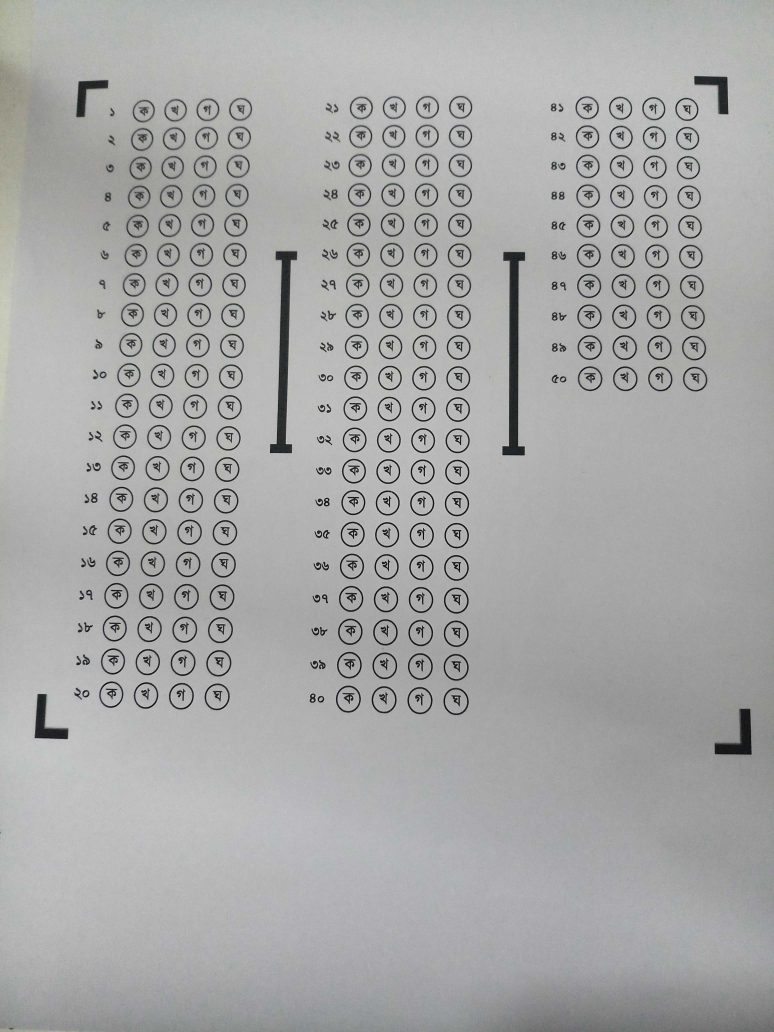
#> input picture resources/omr-imgs/m-2.jpg, 3096 x 4128 px (shown at 1/4 size)
$ python omr_region_crop.py   (older library calls are emulated)
#> lines starting #> are read from the running program, lines starting #| are printed output that depends on the picture; after the words box and inside, x2 and y2 are one past the last pixel; in counts of white or black regions, pixels touching at a corner belong together
### src/omr_ana/omr.py
import argparse
import cv2
import math
import numpy as np

DETECT_CORNER_POINT = 1
DETECT_INNER_BOX = 2

CORNER_FEATS = (
    0.322965313273202,
    0.19188334690998524,
    1.1514327482234812,
    0.998754685666376,
)

CORNER_FEATS_MINE = (
    0.6369426751592356,
    0.43383947939262474,
    1.1091556449705795,
    0.9675487306284019,
    24.057142857142857,
    21.25,
    1.25,
)

BOX_SEPERATION_FEATURE = (
    0.562893900723996,
    0.5332050522991908,
    1.0201561929985838,
    1.0070849282278802,
    3.2564935064935066,
    29.41176470588235,
    9.058823529411764
)

TRANSF_SIZE = 1024


def get_convex_hull(contour):
    return cv2.convexHull(contour)


def get_contour_area_by_hull_area(contour):
    return (cv2.contourArea(contour) /
            cv2.contourArea(get_convex_hull(contour)))


def get_contour_area_by_bounding_box_area(contour):
    return (cv2.contourArea(contour) /
            cv2.contourArea(get_bounding_rect(contour)))


def get_contour_perim_by_hull_perim(contour):
    return (cv2.arcLength(contour, True) /
            cv2.arcLength(get_convex_hull(contour), True))


def get_contour_perim_by_bounding_box_perim(contour):
    return (cv2.arcLength(contour, True) /
            cv2.arcLength(get_bounding_rect(contour), True))


def get_full_height_by_contour_height(contour, full_height):
    (x, y, w, h) = cv2.boundingRect(contour)
    return full_height / float(h)


def get_full_width_by_contour_width(contour, full_width):
    (x, y, w, h) = cv2.boundingRect(contour)
    return full_width / float(w)


def get_bounding_rect_aspect_ratio(contour):
    (x, y, w, h) = cv2.boundingRect(contour)
    return h / float(w)


def get_features_for_box_separation(contour, img):
    (x, y, w, h) = cv2.boundingRect(contour)
    full_width = img.shape[1]
    full_height = img.shape[0]

    try:
        return (
            get_contour_area_by_hull_area(contour),
            get_contour_area_by_bounding_box_area(contour),
            get_contour_perim_by_hull_perim(contour),
            get_contour_perim_by_bounding_box_perim(contour),
            full_height / float(h),
            full_width / float(w),
            h / float(w)
        )
    except ZeroDivisionError:
        return 7 * [np.inf]


# [10 lines left out: function get_features, not called in this run]


def get_bounding_rect(contour):
    rect = cv2.minAreaRect(contour)
    box = cv2.boxPoints(rect)
    return np.int0(box)


def get_top_left_corner(contour):
    (x, y, w, h) = cv2.boundingRect(contour)
    return x, y


# [4 lines left out: function features_distance, not called in this run]


def features_distance_for_box(f1, f2):
    f1 = np.array(f1)
    f2 = np.array(f2)
    return np.linalg.norm(f1 - f2)


# Default mutable arguments should be harmless here
def draw_point(point, img, radius=5, color=(0, 0, 255)):
    cv2.circle(img, tuple(point), radius, color, -1)


# [5 lines left out: function get_centroid, not called in this run]


def normalize(im):
    return cv2.normalize(im, np.zeros(im.shape), 0, 255, norm_type=cv2.NORM_MINMAX)


def get_approx_contour(contour, tol=.01):
    """Get rid of 'useless' points in the contour"""
    epsilon = tol * cv2.arcLength(contour, True)
    return cv2.approxPolyDP(contour, epsilon, True)


def get_contours(image_gray):
    im2, contours, hierarchy = cv2.findContours(
        image_gray, cv2.RETR_TREE, cv2.CHAIN_APPROX_SIMPLE)

    return [get_approx_contour(cnt) for cnt in contours]
    # return map(get_approx_contour, contours)


def get_corners(contours, img):
    return sorted(
        contours,
        key=lambda c: features_distance_for_box(CORNER_FEATS_MINE, get_features_for_box_separation(c, img)))[:4]


# [23 lines left out: functions get_separator_boxes, order_points, get_outmost_points_old, not called in this run]


def get_convex_hull_points(contours):
    all_points = np.concatenate(contours)
    hull_points = cv2.convexHull(all_points, False)
    npHull3d = np.array(hull_points)
    return npHull3d


def get_outmost_points(hull_points):

    npHull2d = hull_points[:, 0]
    print("npHull2d: ", npHull2d.shape)
    if npHull2d.shape[0] <= 3:
         return None

    # sort according to y coord
    npHull2dSorted = npHull2d[npHull2d[:, 1].argsort()]

    # separating top and bottom points
    npHullTop4 = npHull2dSorted[:4, :]
    npHull2dSortedRev = npHull2dSorted[::-1, :]
    npHullBottom4 = npHull2dSortedRev[:4, :]
    # sort top and bottom most points according to x coord
    npHullTop4 = npHullTop4[npHullTop4[:, 0].argsort()]
    npHullBottom4 = npHullBottom4[npHullBottom4[:, 0].argsort()]

    # extracting 4 corner points
    top_left = npHullTop4[0]
    top_right = npHullTop4[3]
    bottom_left = npHullBottom4[0]
    bottom_right = npHullBottom4[3]

    return np.array([top_left, top_right, bottom_right, bottom_left], dtype="float32")


# [18 lines left out: function perspective_transform, not called in this run]


# image : grayscale image
# pts : 4 points arranged clockwisely
def four_point_transform(image, src):
    # obtain a consistent order of the points and unpack them
    # individually

    (tl, tr, br, bl) = src

    # compute the width of the new image, which will be the
    # maximum distance between bottom-right and bottom-left
    # x-coordiates or the top-right and top-left x-coordinates
    widthA = np.sqrt(((br[0] - bl[0]) ** 2) + ((br[1] - bl[1]) ** 2))
    widthB = np.sqrt(((tr[0] - tl[0]) ** 2) + ((tr[1] - tl[1]) ** 2))
    maxWidth = max(int(widthA), int(widthB))

    # compute the height of the new image, which will be the
    # maximum distance between the top-right and bottom-right
    # y-coordinates or the top-left and bottom-left y-coordinates
    heightA = np.sqrt(((tr[0] - br[0]) ** 2) + ((tr[1] - br[1]) ** 2))
    heightB = np.sqrt(((tl[0] - bl[0]) ** 2) + ((tl[1] - bl[1]) ** 2))
    maxHeight = max(int(heightA), int(heightB))

    # now that we have the dimensions of the new image, construct
    # the set of destination points to obtain a "birds eye view",
    # (i.e. top-down view) of the image, again specifying points
    # in the top-left, top-right, bottom-right, and bottom-left
    # order
    dst = np.array([
        [0, 0],
        [maxWidth - 1, 0],
        [maxWidth - 1, maxHeight - 1],
        [0, maxHeight - 1]], dtype="float32")

    # print(rect, dst)
    # compute the perspective transform matrix and then apply it
    M = cv2.getPerspectiveTransform(src, dst)
    warped = cv2.warpPerspective(image, M, (maxWidth, maxHeight))

    # return the warped image
    return warped

# def get_individual_omr_region(top_left_corners, ):
#     features_distance_for_box


# [63 lines left out: functions manual_sort_points, get_answers, not called in this run]


# [6 lines that do not run on import are left out]

### src/omr_ana/omr_region_crop.py
import cv2
import numpy as np
from omr_ana import omr as omr_utils
import imutils

im_orig = cv2.imread("../../resources/omr-imgs/m-2.jpg", cv2.IMREAD_COLOR)
#> im_orig is the input picture: shape (4128, 3096, 3); mean B, G, R 167.8, 168, 167.6
im_orig = imutils.resize(im_orig, width=1200)
#> im_orig: shape (1600, 1200, 3)
im = cv2.cvtColor(im_orig, cv2.COLOR_BGR2GRAY)
im = omr_utils.normalize(im)
#> in normalize, `return cv2.normalize(im, np.zeros(im.shape), 0, 255, norm_type=cv2.NOR..`:
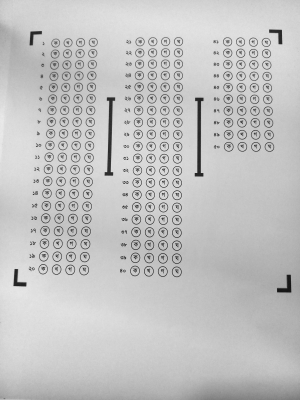
#> returned value: shape (1600, 1200) (shown at 1/4 size); min 0, max 255, mean 194.4
im = cv2.threshold(im, 0, 255, cv2.THRESH_BINARY + cv2.THRESH_OTSU)[1]
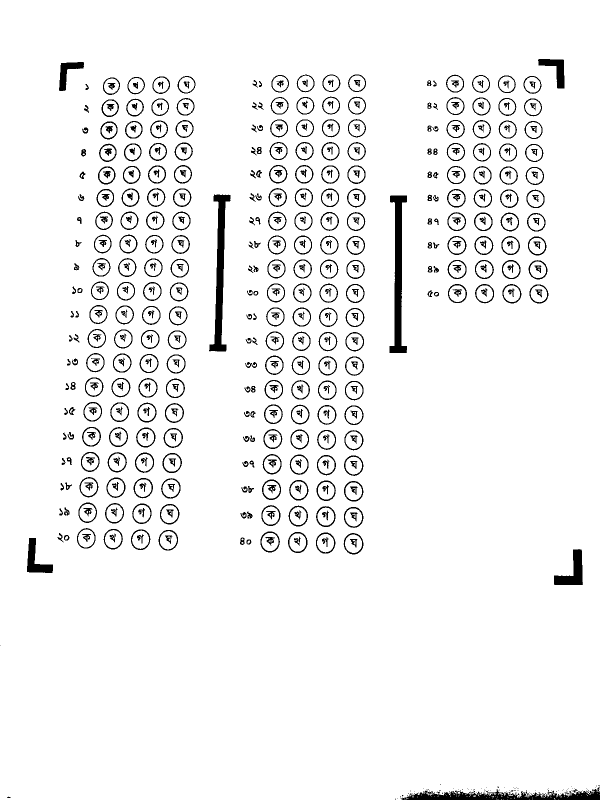
#> im: shape (1600, 1200) (shown at 1/2 size); 94.8% white; 589 black regions (91 under 20 px)
contours = omr_utils.get_contours(im)
#> in get_contours, `im2, contours, hierarchy = cv2.findContours( image_gray, cv2.RETR_TREE..`: contours = 1115 contours, 414 with area under 20; largest, box (x1, y1, x2, y2) and area: (0, 0, 1200, 1600) 1911898, (778, 390, 815, 707) 5374, (417, 388, 462, 704) 5291, (1107, 1097, 1167, 1171) 2114, (53, 1075, 107, 1147) 1720
#> contours = 1115 contours, 414 with area under 20; largest, box (x1, y1, x2, y2) and area: (0, 0, 1200, 1600) 1904411, (778, 390, 815, 707) 5204, (417, 388, 462, 704) 5118, (1108, 1098, 1167, 1171) 1992, (53, 1075, 106, 1147) 1619

corners = omr_utils.get_corners(contours, im)
#> corners = 4 contours; box (x1, y1, x2, y2) and area: (1108, 1098, 1167, 1171) 1992, (53, 1075, 106, 1147) 1619, (1077, 117, 1129, 178) 1352, (117, 123, 167, 183) 1248
cv2.drawContours(im_orig, corners, -1, (20, 200, 80), 1)
hull_points = omr_utils.get_convex_hull_points(corners)
#> in get_convex_hull_points, `all_points = np.concatenate(contours)`: all_points = contour of 26 points, box (x1, y1, x2, y2) (53, 117, 1167, 1171), area 1011728
#> in get_convex_hull_points, `hull_points = cv2.convexHull(all_points, False)`: hull_points = contour of 9 points, box (x1, y1, x2, y2) (53, 117, 1167, 1171), area 1100576
#> in get_convex_hull_points, `npHull3d = np.array(hull_points)`: npHull3d has the same summary as hull_points
cv2.drawContours(im_orig, [hull_points], -1, (20, 10, 200), 1)
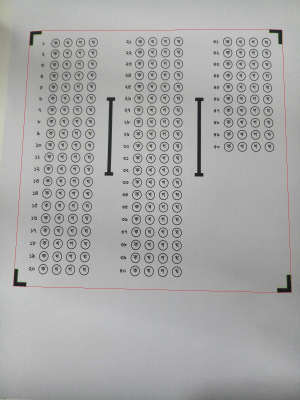
#> im_orig: shape (1600, 1200, 3) (shown at 1/4 size); mean B, G, R 167.5, 167.6, 167.7

for pt in hull_points:
    cv2.circle(im_orig, (pt[0][0], pt[0][1]), 5, (0, 200, 10), -1)
#> this loop made 9 passes
#> pt on passes 1 to 8: [[1166, 1168]], [[1109, 1170]], [[104, 1146]], [[53, 1143]], [[117, 175]], [[121, 126]], [[166, 123]], [[1077, 117]]
#> im_orig: shape (1600, 1200, 3); 0.04% of pixels changed, all inside (x1, y1, x2, y2) = (48, 112, 1172, 1176)

src_rect = omr_utils.get_outmost_points(hull_points)
#> in get_outmost_points, `npHull2d = hull_points[:, 0]`: npHull2d = [[1166, 1168], [1109, 1170], [104, 1146], [53, 1143], [117, 175], [121, 126], [166, 123], [1077, 117], [1128, 120]]
#| npHull2d:  (9, 2)
#> in get_outmost_points, `npHull2dSorted = npHull2d[npHull2d[:, 1].argsort()]`: npHull2dSorted = [[1077, 117], [1128, 120], [166, 123], [121, 126], [117, 175], [53, 1143], [104, 1146], [1166, 1168], [1109, 1170]]
#> in get_outmost_points, `npHullTop4 = npHull2dSorted[:4, :]`: npHullTop4 = [[1077, 117], [1128, 120], [166, 123], [121, 126]]
#> in get_outmost_points, `npHull2dSortedRev = npHull2dSorted[::-1, :]`: npHull2dSortedRev = [[1109, 1170], [1166, 1168], [104, 1146], [53, 1143], [117, 175], [121, 126], [166, 123], [1128, 120], [1077, 117]]
#> in get_outmost_points, `npHullBottom4 = npHull2dSortedRev[:4, :]`: npHullBottom4 = [[1109, 1170], [1166, 1168], [104, 1146], [53, 1143]]
#> in get_outmost_points, `npHullTop4 = npHullTop4[npHullTop4[:, 0].argsort()]`: npHullTop4 = [[121, 126], [166, 123], [1077, 117], [1128, 120]]
#> in get_outmost_points, `npHullBottom4 = npHullBottom4[npHullBottom4[:, 0].argsort()]`: npHullBottom4 = [[53, 1143], [104, 1146], [1109, 1170], [1166, 1168]]
#> in get_outmost_points, `top_left = npHullTop4[0]`: top_left = [121, 126]
#> in get_outmost_points, `top_right = npHullTop4[3]`: top_right = [1128, 120]
#> in get_outmost_points, `bottom_left = npHullBottom4[0]`: bottom_left = [53, 1143]
#> in get_outmost_points, `bottom_right = npHullBottom4[3]`: bottom_right = [1166, 1168]
#> src_rect = [[121, 126], [1128, 120], [1166, 1168], [53, 1143]]

# [18 lines of commented-out code are left out]

omr_region_img = None
if src_rect is not None:
    omr_region_img = omr_utils.four_point_transform(im, src_rect)
#> in four_point_transform, `(tl, tr, br, bl) = src`: tl = [121, 126]; tr = [1128, 120]; br = [1166, 1168]; bl = [53, 1143]
#> in four_point_transform, `widthA = np.sqrt(((br[0] - bl[0]) ** 2) + ((br[1] - bl[1]) ** 2))`: widthA = 1113.3
#> in four_point_transform, `widthB = np.sqrt(((tr[0] - tl[0]) ** 2) + ((tr[1] - tl[1]) ** 2))`: widthB = 1007
#> in four_point_transform, `maxWidth = max(int(widthA), int(widthB))`: maxWidth = 1113
#> in four_point_transform, `heightA = np.sqrt(((tr[0] - br[0]) ** 2) + ((tr[1] - br[1]) ** 2))`: heightA = 1048.7
#> in four_point_transform, `heightB = np.sqrt(((tl[0] - bl[0]) ** 2) + ((tl[1] - bl[1]) ** 2))`: heightB = 1019.3
#> in four_point_transform, `maxHeight = max(int(heightA), int(heightB))`: maxHeight = 1048
#> in four_point_transform, `dst = np.array([ [0, 0], [maxWidth - 1, 0], [maxWidth - 1, maxHeight -..`: dst = [[0, 0], [1112, 0], [1112, 1047], [0, 1047]]
#> in four_point_transform, `M = cv2.getPerspectiveTransform(src, dst)`: M = [[1.15, 0.0772, -149.5], [0.00689, 1.16, -146.5], [2.9e-05, 0.000106, 1]]
#> in four_point_transform, `warped = cv2.warpPerspective(image, M, (maxWidth, maxHeight))`:
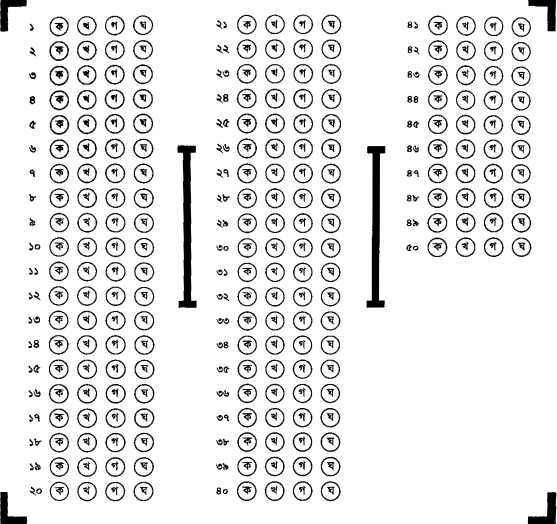
#> warped: shape (1048, 1113) (shown at 1/2 size); min 0, max 255, mean 232.4
    omr_region_img = imutils.resize(omr_region_img, width=1000)
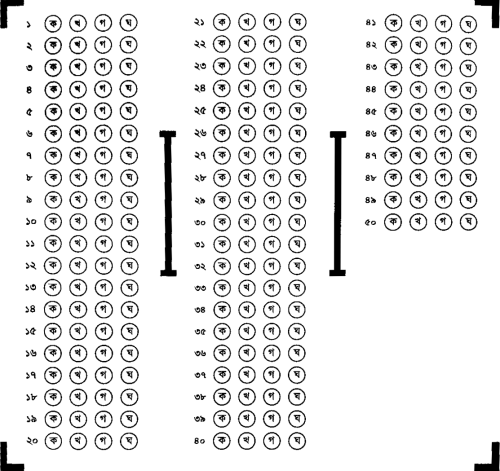
#> omr_region_img: shape (941, 1000) (shown at 1/2 size); min 0, max 255, mean 232.4
    omr_region_img = cv2.threshold(omr_region_img, 0, 255, cv2.THRESH_BINARY + cv2.THRESH_OTSU)[1]
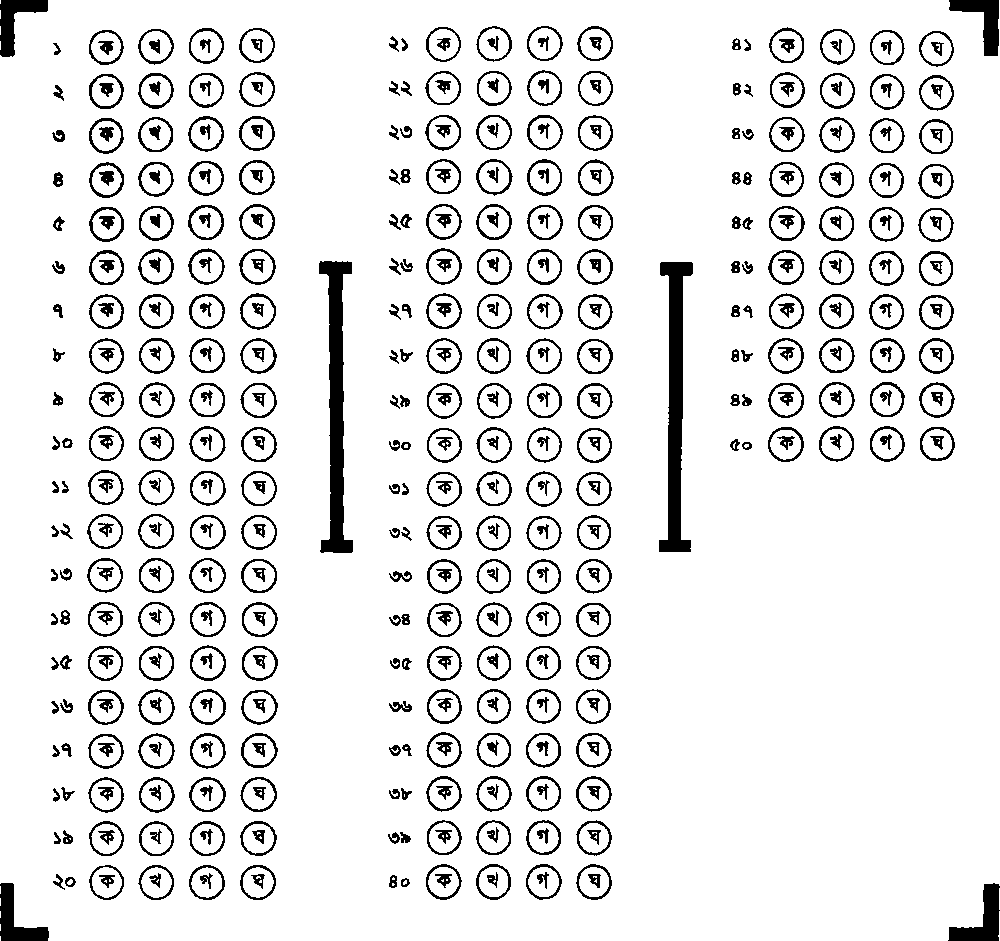
#> omr_region_img: shape (941, 1000); 90.3% white; 495 black regions, largest, box (x1, y1, x2, y2) and area: (319, 261, 353, 553) 4456, (659, 262, 693, 552) 4448, (948, 883, 1000, 941) 1363
    # print(im_orig.shape)

cv2.imshow("im_orig", im_orig)
# cv2.imwrite("../../resources/omr-imgs/20190103_152442_processed.jpg", im_orig)

if omr_region_img is not None:
    cv2.imshow("omr_region_img", omr_region_img)

cv2.waitKey(0)
cv2.destroyAllWindows()
exit(0)
#> (the program exits here)
